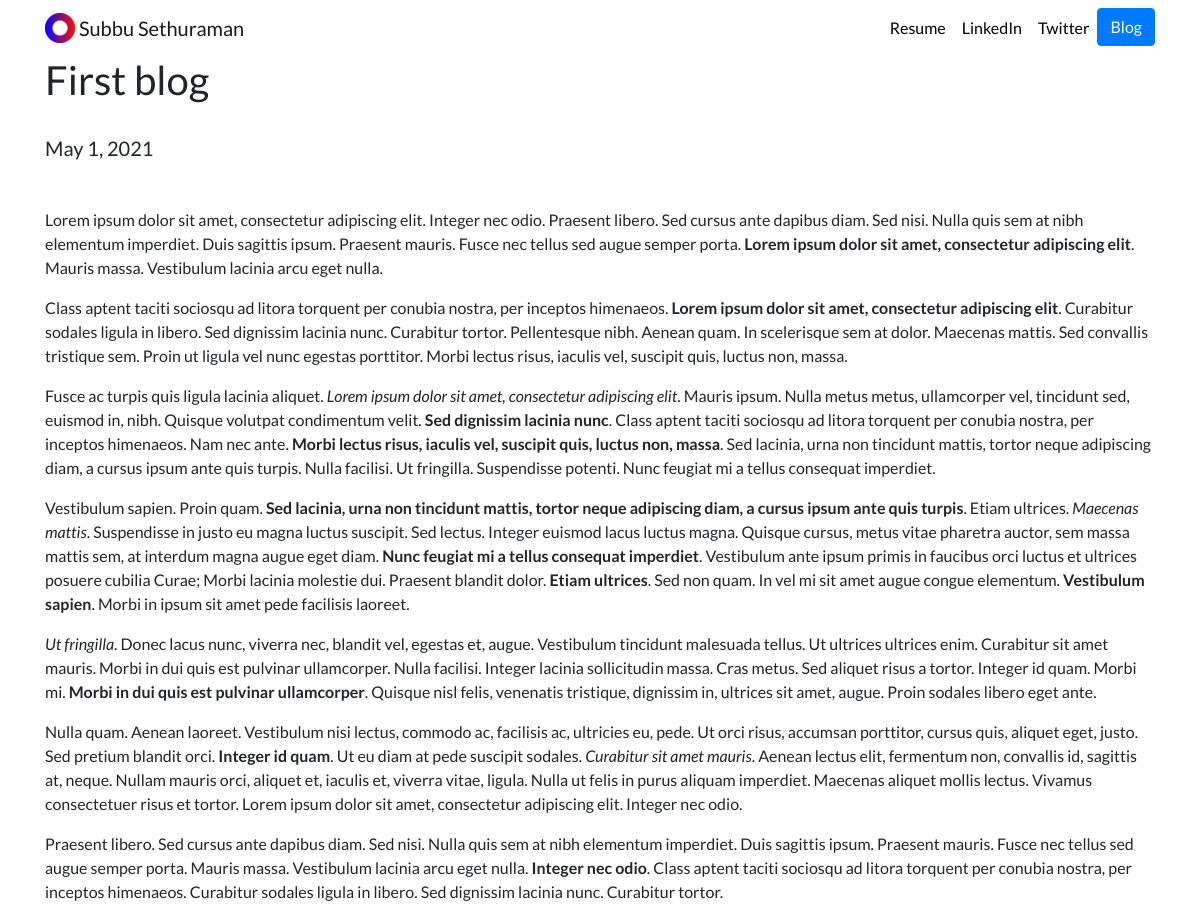
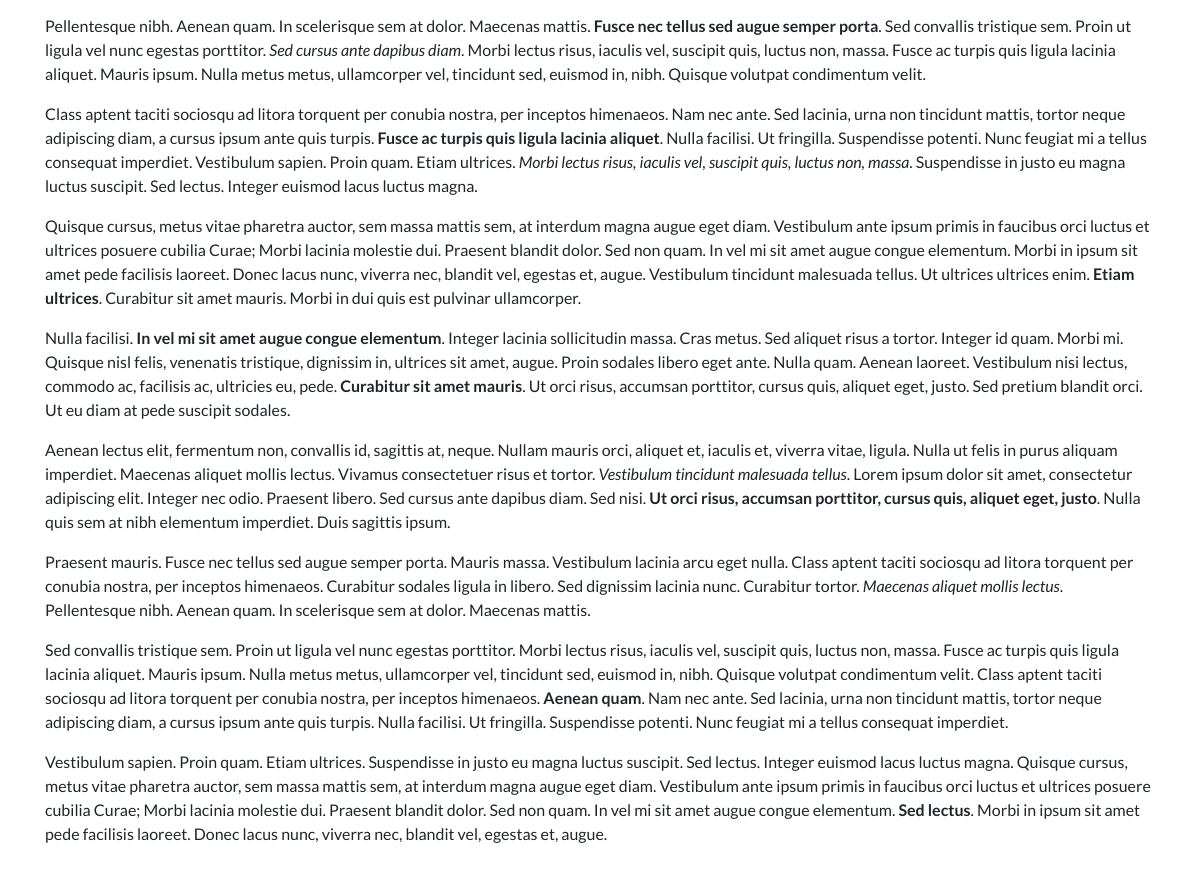
The page /blog/1 on the database its author committed (2 pictures, top to bottom).
### blog/models.py (models this page shows, shortened)
class Blog(models.Model):
    title=models.CharField(max_length=200)
    description=models.TextField()
    date=models.DateField(auto_now=False)

### blog/views.py (the view)
# urls.py: path('<int:blog_id>',views.detail,name='detail'),
def detail(request,blog_id):
    blog=get_object_or_404(Blog,pk=blog_id)
    return render(request,'blog/detail.html',{'blog':blog,'id':blog_id})

### templates/blog/detail.html
{% extends 'portfolio/base.html' %}
{% block content %}
<h1>{{ blog.title }}</h1><br>
<h5>{{ blog.date }}</h5><br>
<p>{{ blog.description | safe }}</p><br>
{%endblock %}

### static/portfolio/custom.css (style rules this page uses)
body { font-family: 'Lato', sans-serif; }

### rows shown on the page
Blog: title "First blog", date "May 1, 2021", description "Lorem ipsum dolor sit amet, consectetur adipiscing elit. Integer nec odio. Praesent libero. Sed cursus ante dapibus diam. Sed nisi. Nulla quis sem at nibh elementum imperdiet. Duis sagittis ipsum. Praesent mauris. Fusce nec tellus sed augue semper porta. Lorem ipsum dolor sit amet, consectetur adipiscing elit . Mauris massa. Vestibulum lacinia arcu eget nulla. Class aptent taciti sociosqu ad litora torquent per conubia nostra, per inceptos himenaeos. Lorem ipsum dolor sit amet, consectetur adipiscing elit . Curabitur sodales ligula in libero. Sed dignissim lacinia nunc. Curabitur tortor. Pellentesque nibh. Aenean quam. In scelerisque sem at dolor. Maecenas mattis. Sed convallis tristique…"
